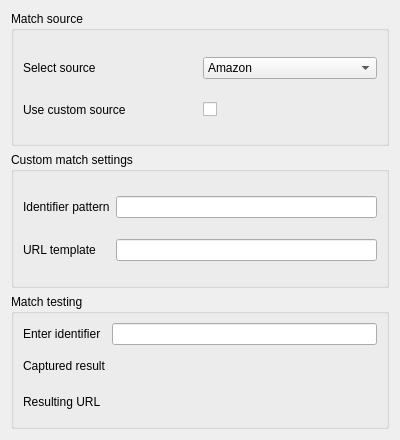
<?xml version="1.0" encoding="UTF-8"?>
<ui version="4.0">
 <class>AlkPayeeLinksWidget</class>
 <widget class="QWidget" name="AlkPayeeLinksWidget">
  <property name="geometry">
   <rect>
    <x>0</x>
    <y>0</y>
    <width>400</width>
    <height>440</height>
   </rect>
  </property>
  <property name="windowTitle">
   <string>Form</string>
  </property>
  <layout class="QVBoxLayout" name="verticalLayout">
   <item>
    <widget class="QGroupBox" name="groupBox_3">
     <property name="title">
      <string>Match source</string>
     </property>
     <layout class="QGridLayout" name="gridLayout_4">
      <item row="0" column="1">
       <widget class="QComboBox" name="m_payeeLinkSource">
        <item>
         <property name="text">
          <string>Amazon</string>
         </property>
        </item>
       </widget>
      </item>
      <item row="0" column="0">
       <widget class="QLabel" name="label_6">
        <property name="text">
         <string>Select source</string>
        </property>
       </widget>
      </item>
      <item row="1" column="1">
       <widget class="QCheckBox" name="m_useCustomSource">
        <property name="text">
         <string/>
        </property>
       </widget>
      </item>
      <item row="1" column="0">
       <widget class="QLabel" name="label_7">
        <property name="text">
         <string>Use custom source</string>
        </property>
       </widget>
      </item>
     </layout>
    </widget>
   </item>
   <item>
    <widget class="QGroupBox" name="m_customMatchSettings">
     <property name="title">
      <string>Custom match settings</string>
     </property>
     <layout class="QGridLayout" name="gridLayout_2">
      <item row="0" column="0">
       <widget class="QLabel" name="label_2">
        <property name="text">
         <string>Identifier pattern</string>
        </property>
       </widget>
      </item>
      <item row="1" column="1">
       <widget class="QLineEdit" name="m_urlTemplate"/>
      </item>
      <item row="1" column="0">
       <widget class="QLabel" name="label">
        <property name="text">
         <string>URL template</string>
        </property>
       </widget>
      </item>
      <item row="0" column="1">
       <widget class="QLineEdit" name="m_idPattern"/>
      </item>
     </layout>
    </widget>
   </item>
   <item>
    <widget class="QGroupBox" name="groupBox_2">
     <property name="title">
      <string>Match testing</string>
     </property>
     <layout class="QGridLayout" name="gridLayout_3">
      <item row="0" column="2">
       <widget class="QLineEdit" name="m_identifier"/>
      </item>
      <item row="1" column="0">
       <widget class="QLabel" name="label_4">
        <property name="text">
         <string>Captured result</string>
        </property>
       </widget>
      </item>
      <item row="0" column="0">
       <widget class="QLabel" name="label_3">
        <property name="text">
         <string>Enter identifier</string>
        </property>
       </widget>
      </item>
      <item row="2" column="0">
       <widget class="QLabel" name="label_5">
        <property name="text">
         <string>Resulting URL</string>
        </property>
       </widget>
      </item>
      <item row="1" column="2">
       <widget class="QLabel" name="m_capturedResult">
        <property name="text">
         <string/>
        </property>
       </widget>
      </item>
      <item row="2" column="2">
       <widget class="QLabel" name="m_resultingURL">
        <property name="text">
         <string/>
        </property>
       </widget>
      </item>
     </layout>
    </widget>
   </item>
  </layout>
 </widget>
 <resources/>
 <connections>
  <connection>
   <sender>m_useCustomSource</sender>
   <signal>clicked(bool)</signal>
   <receiver>m_customMatchSettings</receiver>
   <slot>setEnabled(bool)</slot>
   <hints>
    <hint type="sourcelabel">
     <x>291</x>
     <y>97</y>
    </hint>
    <hint type="destinationlabel">
     <x>199</x>
     <y>182</y>
    </hint>
   </hints>
  </connection>
 </connections>
</ui>
